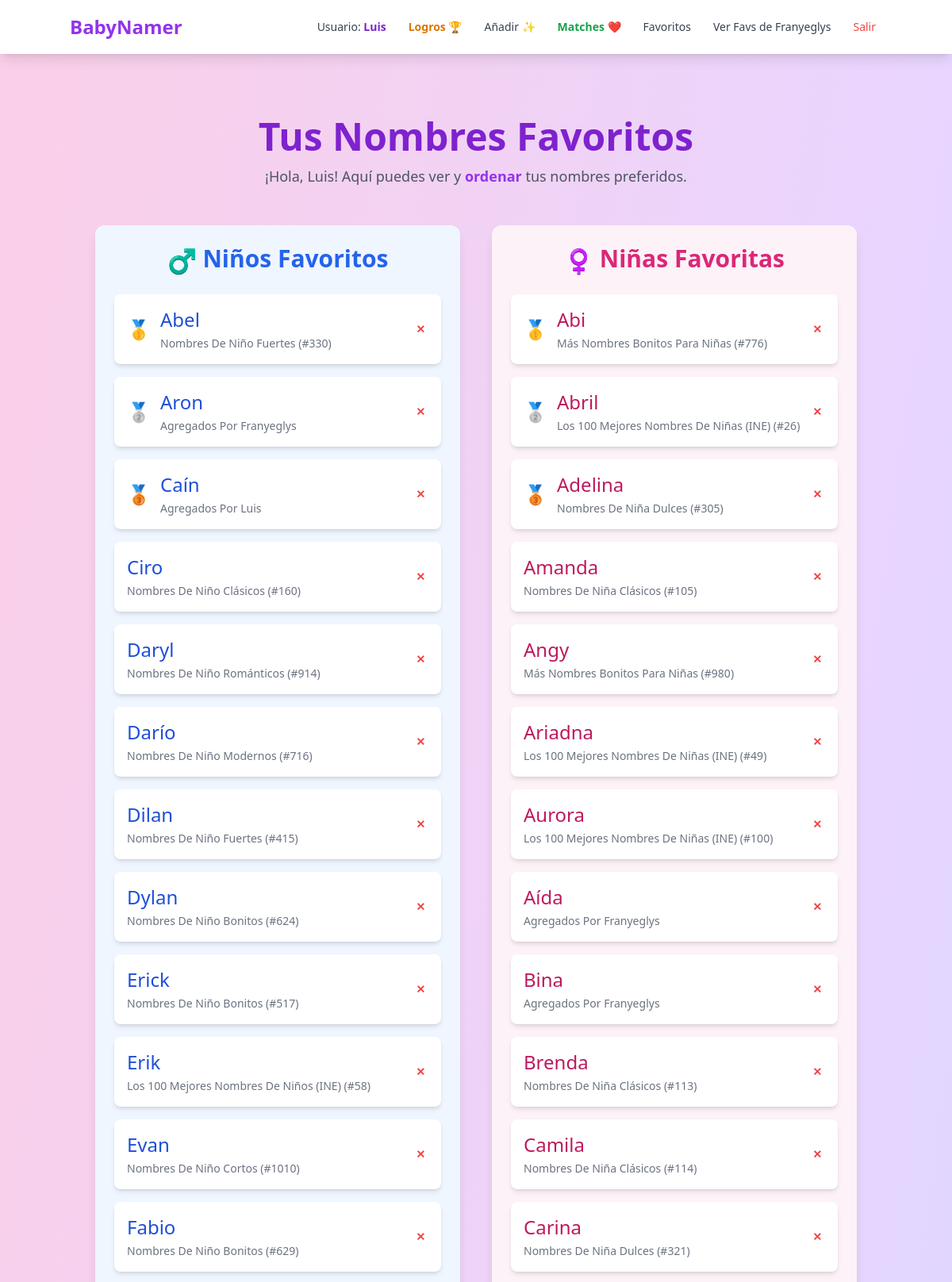
The page /favorites (signed in, upper part) on the database its author committed.
### models.py (models this page shows, shortened)
class User(db.Model):
    id = db.Column(db.Integer, primary_key=True)
    username = db.Column(db.String(80), unique=True, nullable=False)
    favorites = db.relationship(
        'Name',
        secondary=favorite_table,
        backref=db.backref('favorited_by_users', lazy='dynamic') # Cambiado nombre de backref para claridad
    )
    passed_names_rel = db.relationship(
        'Name',
        secondary=passed_name_table,
        backref=db.backref('passed_by_users', lazy='dynamic') # Cambiado nombre de backref para claridad
    )

class Name(db.Model):
    id = db.Column(db.Integer, primary_key=True)
    name_text = db.Column(db.String(100), nullable=False)
    gender = db.Column(db.String(10), nullable=False)
    category = db.Column(db.String(100), nullable=False)
    ranking = db.Column(db.Integer, nullable=True)

### app.py (the view)
@app.route('/favorites')
def favorites():
    current_user = get_current_user()
    if not current_user: return redirect(url_for('login'))
    unique_favorite_names_by_text = {}
    for name_obj in current_user.favorites:
        if name_obj.name_text not in unique_favorite_names_by_text:
            unique_favorite_names_by_text[name_obj.name_text] = name_obj
    final_unique_favorites_list = sorted(list(unique_favorite_names_by_text.values()), key=lambda x: x.name_text)
    liked_boy_names = [name for name in final_unique_favorites_list if name.gender == 'niño'] # Renombrado para claridad
    liked_girl_names = [name for name in final_unique_favorites_list if name.gender == 'niña'] # Renombrado
    achievements = calculate_achievements(current_user)
    milestone_dynamic_duo = next((ach['achieved'] for ach in achievements if ach['id'] == 'dynamic_duo'), False)
    return render_template('favorites.html',
                           current_user=current_user,
                           liked_boy_names=liked_boy_names,
                           liked_girl_names=liked_girl_names,
                           milestone_reached=milestone_dynamic_duo)

### app.py (called while the page is built)
def get_user_by_username_helper(username_str): # Renombrado para evitar confusión con get_current_user
    return User.query.filter_by(username=username_str).first()

def get_current_user():
    if 'user_id' in session:
        return User.query.get(session['user_id'])
    return None

### templates/favorites.html (shortened to what this page needs)
{% extends "layout.html" %}
{% block content %}
<div class="container mx-auto px-2 sm:px-4 py-6 sm:py-8">
    <div class="text-center mb-8 md:mb-12">
        <h1 class="text-3xl sm:text-4xl md:text-5xl font-bold text-purple-700">Tus Nombres Favoritos</h1>
        <p class="text-base sm:text-lg text-gray-600 mt-2 sm:mt-3">
            ¡Hola, {{ current_user.username | capitalize }}! Aquí puedes ver y <strong class="text-purple-600">ordenar</strong> tus nombres preferidos.
        </p>
    </div>
    <div class="grid grid-cols-1 md:grid-cols-2 gap-6 md:gap-10">
        <div class="bg-blue-50 p-4 sm:p-6 rounded-xl shadow-lg">
            <h2 class="text-2xl sm:text-3xl font-semibold text-blue-600 mb-4 sm:mb-6 text-center">
                <span class="align-middle text-2xl sm:text-3xl">♂️</span> Niños Favoritos
            </h2>
            {% if liked_boy_names %}
                <ul id="sortable-boys" class="space-y-3 sm:space-y-4 cursor-grab">
                    {% for name in liked_boy_names %}
                    <li data-id="{{ name.id }}" class="name-item bg-white p-3 sm:p-4 rounded-lg shadow-md flex justify-between items-center">
                        <div class="flex items-center">
                            <span class="podium-icon mr-3 text-2xl hidden"></span>
                            <div>
                                <span class="text-xl sm:text-2xl font-medium text-blue-700">{{ name.name_text }}</span>
                                <p class="text-xs sm:text-sm text-gray-500 capitalize mt-1">{{ name.category }} {% if name.ranking %}(#{{ name.ranking }}){% endif %}</p>
                            </div>
                        </div>
                        <form method="POST" action="{{ url_for('unlike_name', name_id=name.id) }}">
                            <button type="submit" class="text-red-500 hover:text-red-700 font-semibold text-sm ml-2 p-1 rounded hover:bg-red-100 transition-colors" aria-label="Quitar {{ name.name_text }}">✕</button>
                        </form>
                    </li>
                    {% endfor %}
                </ul>
            {% else %}
                <div class="text-center py-8 sm:py-10">
                    <p class="text-lg sm:text-xl text-gray-500">😢 Aún no tienes nombres de niño favoritos.</p>
                    <p class="text-gray-400 mt-2 text-sm sm:text-base">¡Sigue eligiendo!</p>
                </div>
            {% endif %}
        </div>
        <div class="bg-pink-50 p-4 sm:p-6 rounded-xl shadow-lg">
            <h2 class="text-2xl sm:text-3xl font-semibold text-pink-600 mb-4 sm:mb-6 text-center">
                <span class="align-middle text-2xl sm:text-3xl">♀️</span> Niñas Favoritas
            </h2>
            {% if liked_girl_names %}
                <ul id="sortable-girls" class="space-y-3 sm:space-y-4 cursor-grab">
                    {% for name in liked_girl_names %}
                    <li data-id="{{ name.id }}" class="name-item bg-white p-3 sm:p-4 rounded-lg shadow-md flex justify-between items-center">
                        <div class="flex items-center">
                            <span class="podium-icon mr-3 text-2xl hidden"></span>
                            <div>
                                <span class="text-xl sm:text-2xl font-medium text-pink-700">{{ name.name_text }}</span>
                                <p class="text-xs sm:text-sm text-gray-500 capitalize mt-1">{{ name.category }} {% if name.ranking %}(#{{ name.ranking }}){% endif %}</p>
                            </div>
                        </div>
                        <form method="POST" action="{{ url_for('unlike_name', name_id=name.id) }}">
                            <button type="submit" class="text-red-500 hover:text-red-700 font-semibold text-sm ml-2 p-1 rounded hover:bg-red-100 transition-colors" aria-label="Quitar {{ name.name_text }}">✕</button>
                        </form>
                    </li>
                    {% endfor %}
                </ul>
            {% else %}
                <div class="text-center py-8 sm:py-10">
                     <p class="text-lg sm:text-xl text-gray-500">😢 Aún no tienes nombres de niña favoritos.</p>
                     <p class="text-gray-400 mt-2 text-sm sm:text-base">¡Sigue eligiendo!</p>
                </div>
            {% endif %}
        </div>
    </div>
</div>
{% endblock %}

### templates/layout.html (shortened to what this page needs)
<!DOCTYPE html>
<html lang="es">
<head>
    <link rel="stylesheet" href="{{ url_for('static', filename='css/style.css') }}">
</head>
<body class="bg-gradient-to-br from-pink-200 via-purple-200 to-blue-200 min-h-screen font-sans text-gray-800">
<nav class="bg-white shadow-lg p-4 mb-8" x-data="{ open: false }">
    <div class="container mx-auto flex justify-between items-center">
        <a href="{{ url_for('index') }}" class="text-2xl font-bold text-purple-600 hover:text-purple-800">BabyNamer</a>
        <div class="hidden md:flex md:items-center space-x-1 lg:space-x-3">
            {% if session.user_id %}
                <span class="text-gray-700 text-sm hidden lg:inline mr-2">Usuario: <strong class="text-purple-700">{{ session.username | capitalize }}</strong></span>
                <a href="{{ url_for('achievements_page_route') }}" class="nav-link-desktop text-amber-600 hover:text-amber-800 font-semibold">Logros 🏆</a>
                <a href="{{ url_for('add_custom_name') }}" class="nav-link-desktop">Añadir ✨</a>
                <a href="{{ url_for('matches_page') }}" class="nav-link-desktop text-green-600 hover:text-green-800 font-semibold">Matches ❤️</a>
                <a href="{{ url_for('favorites') }}" class="nav-link-desktop">Favoritos</a>
                {% if current_user and current_user.username == 'luis' %}
                    <a href="{{ url_for('view_other_favorites', username_to_view='franyeglys') }}" class="nav-link-desktop">Ver Favs de Franyeglys</a>
                {% elif current_user and current_user.username == 'franyeglys' %}
                    <a href="{{ url_for('view_other_favorites', username_to_view='luis') }}" class="nav-link-desktop">Ver Favs de Luis</a>
                {% endif %}
                <a href="{{ url_for('logout') }}" class="nav-link-desktop text-red-500 hover:text-red-700">Salir</a>
            {% endif %}
        </div>
    </div>
</nav>
<main class="container mx-auto p-4">
    {% block content %}{% endblock %}
</main>
</body>
</html>

### rows shown on the page
User: username "Luis"
Name: name_text "Abel", category "Nombres De Niño Fuertes", ranking "330"
Name: name_text "Aron", category "Agregados Por Franyeglys"
Name: name_text "Caín", category "Agregados Por Luis"
Name: name_text "Ciro", category "Nombres De Niño Clásicos", ranking "160"
Name: name_text "Daryl", category "Nombres De Niño Románticos", ranking "914"
Name: name_text "Darío", category "Nombres De Niño Modernos", ranking "716"
Name: name_text "Dilan", category "Nombres De Niño Fuertes", ranking "415"
Name: name_text "Dylan", category "Nombres De Niño Bonitos", ranking "624"
Name: name_text "Erick", category "Nombres De Niño Bonitos", ranking "517"
Name: name_text "Erik", category "Los 100 Mejores Nombres De Niños (INE)", ranking "58"
Name: name_text "Evan", category "Nombres De Niño Cortos", ranking "1010"
Name: name_text "Fabio", category "Nombres De Niño Bonitos", ranking "629"
Name: name_text "Abi", category "Más Nombres Bonitos Para Niñas", ranking "776"
Name: name_text "Abril", category "Los 100 Mejores Nombres De Niñas (INE)", ranking "26"
Name: name_text "Adelina", category "Nombres De Niña Dulces", ranking "305"
Name: name_text "Amanda", category "Nombres De Niña Clásicos", ranking "105"
Name: name_text "Angy", category "Más Nombres Bonitos Para Niñas", ranking "980"
Name: name_text "Ariadna", category "Los 100 Mejores Nombres De Niñas (INE)", ranking "49"
Name: name_text "Aurora", category "Los 100 Mejores Nombres De Niñas (INE)", ranking "100"
Name: name_text "Aída", category "Agregados Por Franyeglys"
Name: name_text "Bina", category "Agregados Por Franyeglys"
Name: name_text "Brenda", category "Nombres De Niña Clásicos", ranking "113"
Name: name_text "Camila", category "Nombres De Niña Clásicos", ranking "114"
Name: name_text "Carina", category "Nombres De Niña Dulces", ranking "321"
